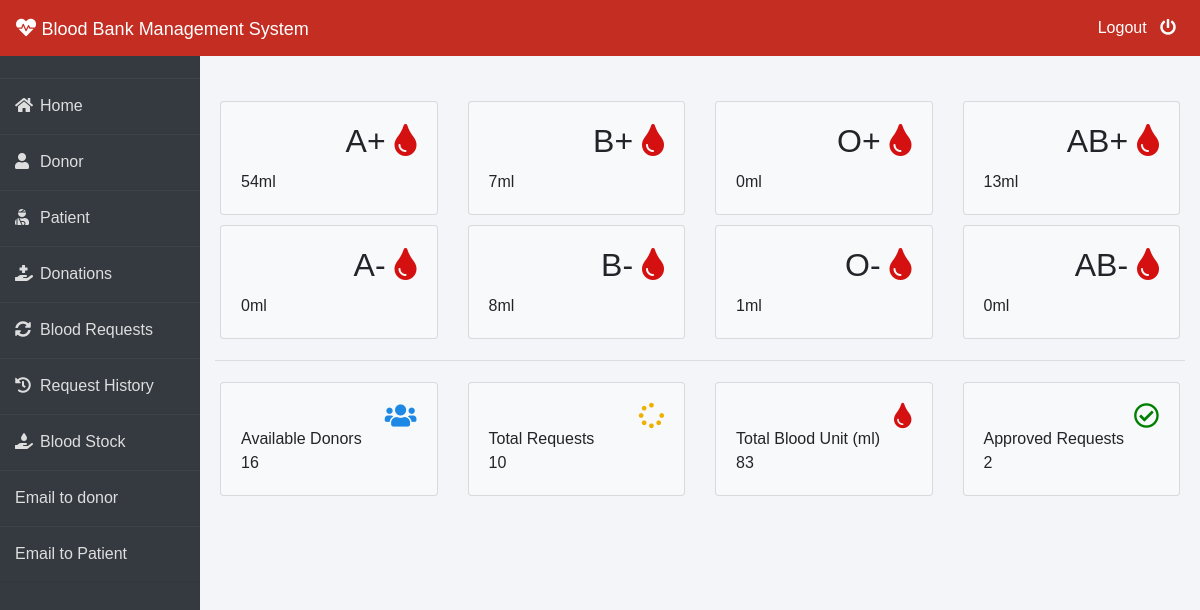
The app's page /admin-dashboard (signed in) with its own data.
### blood/models.py (models this page shows, shortened)
class Stock(models.Model):
    bloodgroup=models.CharField(max_length=10)
    unit=models.PositiveIntegerField(default=0)

### blood/views.py (the view)
# urls.py: path('admin-dashboard', views.admin_dashboard_view,name='admin-dashboard'),
@login_required(login_url='adminlogin')
def admin_dashboard_view(request):
    totalunit=models.Stock.objects.aggregate(Sum('unit'))
    dict={
        'A1':models.Stock.objects.get(bloodgroup="A+"),
        'A2':models.Stock.objects.get(bloodgroup="A-"),
        'B1':models.Stock.objects.get(bloodgroup="B+"),
        'B2':models.Stock.objects.get(bloodgroup="B-"),
        'AB1':models.Stock.objects.get(bloodgroup="AB+"),
        'AB2':models.Stock.objects.get(bloodgroup="AB-"),
        'O1':models.Stock.objects.get(bloodgroup="O+"),
        'O2':models.Stock.objects.get(bloodgroup="O-"),
        'totaldonors':dmodels.Donor.objects.all().count(),
        'totalbloodunit':totalunit['unit__sum'],
        'totalrequest':models.BloodRequest.objects.all().count(),
        'totalapprovedrequest':models.BloodRequest.objects.all().filter(status='Approved').count()
    }
    return render(request,'blood/admin_dashboard.html',context=dict)

### templates/blood/admin_dashboard.html
{% extends 'blood/adminbase.html' %}
{% block content %}
<br><br>
<div class="container">
    <div class="row">
        <div class="col-sm-3">
          <div class="card bg-light">
            <div class="card-body">
                <div class="blood">
                    <h2>A+ <i class="fas fa-tint" ></i></h2>
                </div><br><br>
                <div>
                    {{A1.unit}}ml
                </div>
            </div>
          </div>
        </div>
        <div class="col-sm-3">
            <div class="card bg-light">
                <div class="card-body">
                    <div class="blood">
                        <h2>B+ <i class="fas fa-tint"></i></h2>
                    </div><br><br>
                    <div>
                      {{B1.unit}}ml
                    </div>
                </div>
              </div>
        </div>
        <div class="col-sm-3">
            <div class="card bg-light">
                <div class="card-body">
                    <div class="blood">
                        <h2>O+ <i class="fas fa-tint"></i></h2>
                    </div><br><br>
                    <div>
                      {{O1.unit}}ml
                    </div>
                </div>
              </div>
          </div>
          <div class="col-sm-3">
            <div class="card bg-light">
                <div class="card-body">
                    <div class="blood">
                        <h2>AB+ <i class="fas fa-tint"></i></h2>
                    </div><br><br>
                    <div>
                      {{AB1.unit}}ml
                    </div>
                </div>
              </div>
          </div>
      </div>
      <div class="row">
        <div class="col-sm-3">
          <div class="card bg-light">
            <div class="card-body">
                <div class="blood">
                    <h2>A- <i class="fas fa-tint"></i></h2>
                </div><br><br>
                <div>
                  {{A2.unit}}ml
                </div>
            </div>
          </div>
        </div>
        <div class="col-sm-3">
            <div class="card bg-light">
                <div class="card-body">
                    <div class="blood">
                        <h2>B- <i class="fas fa-tint"></i></h2>
                    </div><br><br>
                    <div>
                      {{B2.unit}}ml
                    </div>
                </div>
              </div>
        </div>
        <div class="col-sm-3">
            <div class="card bg-light">
                <div class="card-body">
                    <div class="blood">
                        <h2>O- <i class="fas fa-tint"></i></h2>
                    </div><br><br>
                    <div>
                      {{O2.unit}}ml
                    </div>
                </div>
              </div>
          </div>
          <div class="col-sm-3">
            <div class="card bg-light">
                <div class="card-body">
                    <div class="blood">
                        <h2>AB- <i class="fas fa-tint"></i></h2>
                    </div><br><br>
                    <div>
                      {{AB2.unit}}ml
                    </div>
                </div>
              </div>
          </div>
      </div>
<hr>
    <div class="row">
      <div class="col-sm-3">
        <div class="card bg-light">
          <div class="card-body">
              <div class="blood">
                  <i class="fas fa-users" style="color: #1e88e5;"></i>
              </div><br>
              <div>
                  Available Donors <br>
                  {{totaldonors}}
              </div>
          </div>
        </div>
      </div>
      <div class="col-sm-3">
          <div class="card bg-light">
              <div class="card-body">
                  <div class="blood">
                      <i class="fas fa-spinner" style="color:#efb000;"></i>
                  </div><br>
                  <div>
                      Total Requests <br>
                     {{totalrequest}}
                  </div>
              </div>
            </div>
      </div>
        <div class="col-sm-3">
          <div class="card bg-light">
              <div class="card-body">
                  <div class="blood">
                      <i class="fas fa-tint xyz" style="color:#d41010;"></i>
                  </div><br>
                  <div>
                      Total Blood Unit (ml) <br>
                      {{totalbloodunit}}
                  </div>
              </div>
            </div>
        </div>
        <div class="col-sm-3">
            <div class="card bg-light">
                <div class="card-body">
                    <div class="blood">
                        <i class="far fa-check-circle" style="color:green;"></i>
                    </div><br>
                    <div>
                        Approved Requests <br>
                        {{totalapprovedrequest}}
                    </div>
                </div>
              </div>
          </div>
    </div>
</div>
{% endblock content %}

### templates/blood/adminbase.html (style rules this page uses)
.row { padding: 5px; }
.fa-tint { color: #d41010 }
.blood { float: right; }
.fa-users { color: blue; font-size: 3ex; }
.fa-spinner { color: blue; font-size: 3ex; }
.fa-check-circle { color: blue; font-size: 3ex; }
.xyz { color: blue; font-size: 3ex; }
* { margin: 0; padding: 0; box-sizing: border-box; list-style: none; text-decoration: none; font-family: 'Josefin Sans', sans-serif; }
body { background-color: #f3f5f9; }

### records on screen
Stock: unit "54"
Stock: unit "7"
Stock: unit "0"
Stock: unit "13"
Stock: unit "0"
Stock: unit "8"
Stock: unit "1"
Stock: unit "0"

### other values on screen
{{ totaldonors }} "16"
{{ totalrequest }} "10"
{{ totalbloodunit }} "83"
{{ totalapprovedrequest }} "2"
